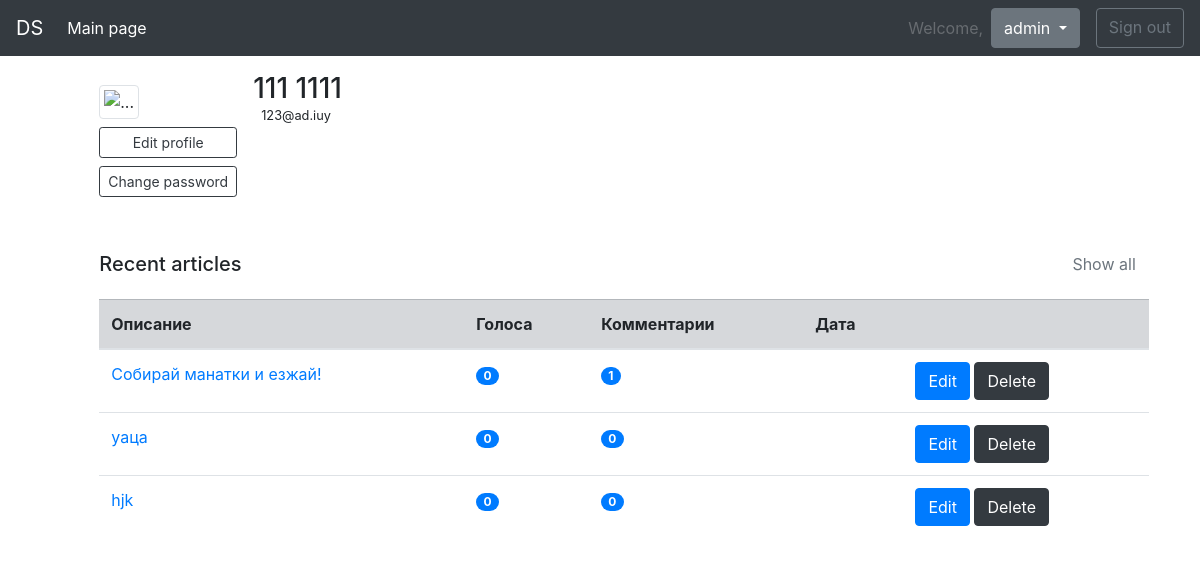
Before: /accounts/profile/ (signed in) with the older database file.
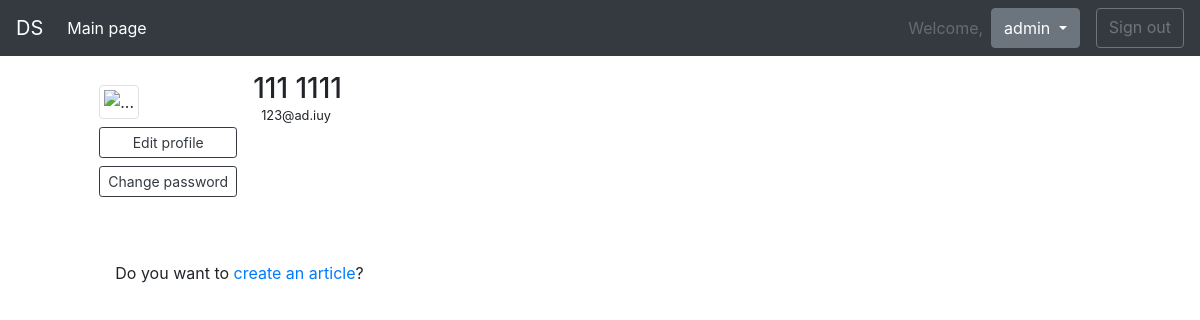
After: the same page with the newer database file.
### article/models.py (models this page shows, shortened)
class Article(models.Model):
    title = models.CharField(max_length=255, verbose_name='Название')
    text = models.TextField(max_length=5000, verbose_name='Содержание')
    author = models.ForeignKey(User, max_length=255, verbose_name='Автор', on_delete=models.CASCADE)
    date = models.DateTimeField(auto_now_add=True)
    slug = models.SlugField(max_length=255, blank=True)
    likes = models.IntegerField(default=0)
    dislikes = models.IntegerField(default=0)
    image = models.ImageField(upload_to='article_images', blank=True)
    def get_absolute_url(self):
        return reverse('article_detail_url', kwargs={'slug': self.slug})

### accounts/views.py (the view)
# urls.py: path('profile/', profile_detail, name='profile_detail'),
@login_required
def profile_detail(request):
    user = request.user
    articles = Article.objects.filter(author_id=user.id).order_by('-date')[:3]
    list_of_data = []
    for article in articles:
        num_votes = 0
        tmp = (article, article.comment_set.count(), 0)
        list_of_data.append(tmp)
    context = {
        'user': user,
        'list_of_data': list_of_data,
    }
    return render(request, 'accounts/profile_detail.html', context=context)

### accounts/templates/accounts/profile_detail.html (shortened to what this page needs)
{% extends 'base.html' %}
{% block content %}
    <div class="row py-3 px-10">
        <div class="col-md-11 mx-auto">
            <div class="px-5 pt-0 pb-0 cover">
                <div class="media align-items-end profile-head">
                    <div class="profile mr-3">
                        <img src="/media/{{ user.profile.photo }}" alt="..." width="250" class="rounded mb-2 img-thumbnail">
                        <a href="{% url 'accounts:edit_profile' %}" class="btn btn-outline-dark btn-sm btn-block">Edit profile</a>
                        <a href="{% url 'accounts:change_password_profile' %}" class="btn btn-outline-dark btn-sm btn-block">Change password</a>
                    </div>
                    <div class="media-body mb-5 text-black">
                        <h3 class="mt-0 mb-0">{{ user.get_full_name }}</h3>
                        <p class="small mb-4"> {{ user.email }}</p>
                    </div>
                </div>
            </div>
            <div class="py-4 ml-5 mt-4">
                {% if list_of_data %}
                    <div class="d-flex align-items-center justify-content-between mb-3">
                        <h5 class="mb-0">Recent articles</h5><a href="{% url 'accounts:profile_all_articles' %}" class="btn btn-link text-muted">Show all</a>
                    </div>
                    <table class="table">
                        <thead>
                        <tr class="table-secondary">
                            <th scope="col">Описание</th>
                            <th scope="col">Голоса</th>
                            <th scope="col">Комментарии</th>
                            <th scope="col">Дата</th>
                            <th scope="col"></th>
                        </tr>
                        </thead>
                        <tbody>
                        {% for article, com_num, vote_num in list_of_data %}
                            <tr>
                                <td><a href="{{ article.get_absolute_url }}"
                                       class="text-black">{{ article.title|truncatechars:60 }}</a></td>
                                <td><span class="badge badge-primary badge-pill">{{ vote_num }}</span></td>
                                <td><span class="badge badge-primary badge-pill">{{ com_num }}</span></td>
                                <td>{{ article.data }}</td>
                                <td>
                                    <a class="btn btn-primary" href="{% url 'article_edit_url' article.slug %}"
                                       role="button">Edit</a>
                                    <a class="btn btn-dark" href="{% url 'article_delete_url' article.slug %}"
                                       role="button">Delete</a>
                                </td>
                            </tr>
                        {% endfor %}
                        </tbody>
                    </table>
                {% else %}
                    <div class="d-flex align-items-center justify-content-between mb-3 mt-3 ml-3">
                        <p>Do you want to <a href="{% url 'create_article' %}"> create an article</a>?</p>
                    </div>
                {% endif %}
            </div>
        </div>
    </div>
{% endblock %}

Changed rows visible on the page:
removed Article: title "Собирай манатки и езжай!", vote_num "0", com_num "1"
removed Article: title "уаца", vote_num "0", com_num "0"
removed Article: title "hjk", vote_num "0", com_num "0"
Other visible differences:
text no longer shown: "Recent articles Show all Описание Голоса Комментарии Дата"
text now shown: "Do you want to create an article ?"
